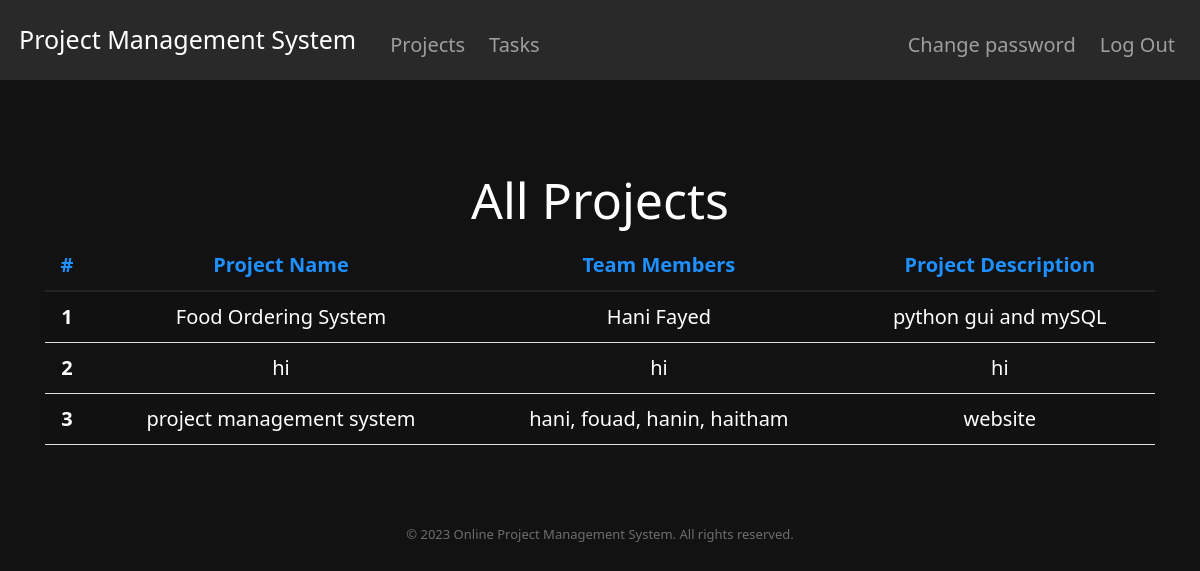
Screenshot of /projects (signed in) with the database file from the repository.
### tables this page shows
CREATE TABLE projects (
    id INTEGER PRIMARY KEY AUTOINCREMENT NOT NULL,
    user_id INTEGER NOT NULL,
    title TEXT NOT NULL,
    description TEXT, team_members TEXT NOT NULL,
    created_at TIMESTAMP DEFAULT CURRENT_TIMESTAMP,
    FOREIGN KEY (user_id) REFERENCES users (id)
);

### app.py (the view)
@app.route("/projects")
@login_required
def projects():
    projects = db.execute(
        "SELECT * FROM projects where user_id = (SELECT id FROM users WHERE id = ?)", session["user_id"])
    return render_template("projects.html", projects=projects)

### app.py (called while the page is built)
@app.after_request
def after_request(response):
    response.headers["Cache-Control"] = "no-cache, no-store, must-revalidate"
    response.headers["Expires"] = 0
    response.headers["Pragma"] = "no-cache"
    return response

def login_required(f):
    @wraps(f)
    def decorated_function(*args, **kwargs):
        if session.get("user_id") is None:
            return redirect("/login")
        return f(*args, **kwargs)
    return decorated_function

### templates/projects.html (shortened to what this page needs)
{% extends "layout.html" %}
{% block main %}
  <div class="container">
    <h1>All Projects</h1>
    <table class="table table-striped">
      <thead>
        <tr style="color: dodgerblue;">
          <th scope="col">#</th>
          <th scope="col">Project Name</th>
          <th scope="col">Team Members</th>
          <th scope="col">Project Description</th>
        </tr>
      </thead>
      <tbody>
        {% for project in projects %}
        <tr>
          <th scope="row" style="color: white">{{ loop.index }}</th>
          <td style="color: white">{{ project.title }}</td>
          <td style="color: white">{{ project.team_members }}</td>
          <td style="color: white">{{ project.description }}</td>
        </tr>
        {% endfor %}
      </tbody>
    </table>
  </div>
{% endblock %}

### static/styles.css (style rules this page uses)
html, body, main { background-color: #121212; color: white; font-size: 20px; height: 80vh; }
.container { margin-top: 30px; }

### rows the page displays
projects: title "Food Ordering System", team_members "Hani Fayed", description "python gui and mySQL"
projects: title "hi", team_members "hi", description "hi"
projects: title "project management system", team_members "hani, fouad, hanin, haitham", description "website"
